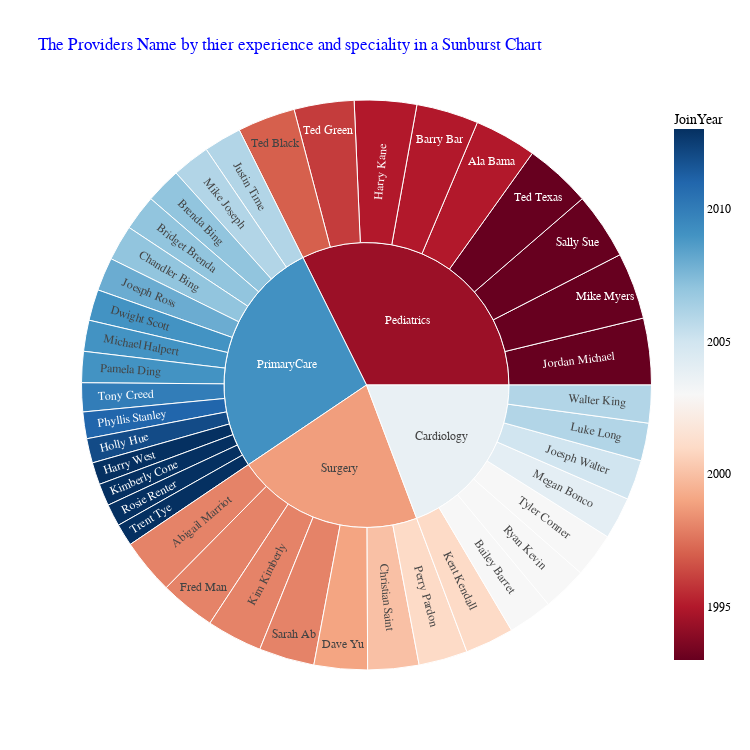

The code cell stored with this chart in its notebook:
### Code cell
ProvidersCopy= df_Providers.copy()
ProvidersCopy['JoinYear'] = ProvidersCopy['ProviderDateOnStaff'].dt.year
currentyear = datetime.now().year
ProvidersCopy['Experience'] = currentyear - ProvidersCopy['JoinYear']
ProvidersCopy

import plotly.express as px
fig = px.sunburst(ProvidersCopy,
                  path=["ProviderSpecialty","ProviderName"],
                  values='Experience',
                  title="The Providers Name by thier experience and speciality in a Sunburst Chart",
                  color="JoinYear",
                  color_continuous_scale='RdBu',
                  width=750, height=750)
fig.update_layout(
    font_family="Courier New",
    font_color="black",
    title_font_family="Times New Roman",
    title_font_color="blue",
    legend_title_font_color="red"
)
fig.update_xaxes(title_font_family="Arial")
fig.show()

### Figure 1 — Plotly figure (JSON) as saved in the notebook; plotly's stock layout.template omitted (floating-point values rounded to 4 significant figures)
{"data": [{"branchvalues": "total", "customdata": [[1998], [1995], [2003], [1995], [2007], [2007], [2007], [2000], [1999], [2009], [1998], [1995], [2013], [2012], [2008], [2005], [1993], [2006], [2001], [1998], [2013], [2006], [2004], [2009], [2006], [1993], [2009], [2001], [2011], [2013], [2003], [1993], [1998], [1997], [1996], [1993], [2010], [2013], [2003], [2006], [2004.0], [1994.0], [2009.0], [1999.0]], "domain": {"x": [0, 1], "y": [0, 1]}, "hovertemplate": "labels=%{label}<br>Experience=%{value}<br>parent=%{parent}<br>id=%{id}<br>JoinYear=%{color}<extra></extra>", "ids": ["Surgery/Abigail Marriot", "Pediatrics/Ala Bama", "Cardiology/Bailey Barret", "Pediatrics/Barry Bar", "PrimaryCare/Brenda Bing", "PrimaryCare/Bridget Brenda", "PrimaryCare/Chandler Bing", "Surgery/Christian Saint", "Surgery/Dave Yu", "PrimaryCare/Dwight Scott", "Surgery/Fred Man", "Pediatrics/Harry Kane", "PrimaryCare/Harry West", "PrimaryCare/Holly Hue", "PrimaryCare/Joesph Ross", "Cardiology/Joesph Walter", "Pediatrics/Jordan Michael", "PrimaryCare/Justin Time", "Cardiology/Kent Kendall", "Surgery/Kim Kimberly", "PrimaryCare/Kimberly Cone", "Cardiology/Luke Long", "Cardiology/Megan Bonco", "PrimaryCare/Michael Halpert", "PrimaryCare/Mike Joseph", "Pediatrics/Mike Myers", "PrimaryCare/Pamela Ding", "Surgery/Perry Pardon", "PrimaryCare/Phyllis Stanley", "PrimaryCare/Rosie Renter", "Cardiology/Ryan Kevin", "Pediatrics/Sally Sue", "Surgery/Sarah Ab", "Pediatrics/Ted Black", "Pediatrics/Ted Green", "Pediatrics/Ted Texas", "PrimaryCare/Tony Creed", "PrimaryCare/Trent Tye", "Cardiology/Tyler Conner", "Cardiology/Walter King", "Cardiology", "Pediatrics", "PrimaryCare", "Surgery"], "labels": ["Abigail Marriot", "Ala Bama", "Bailey Barret", "Barry Bar", "Brenda Bing", "Bridget Brenda", "Chandler Bing", "Christian Saint", "Dave Yu", "Dwight Scott", "Fred Man", "Harry Kane", "Harry West", "Holly Hue", "Joesph Ross", "Joesph Walter", "Jordan Michael", "Justin Time", "Kent Kendall", "Kim Kimberly", "Kimberly Cone", "Luke Long", "Megan Bonco", "Michael Halpert", "Mike Joseph", "Mike Myers", "Pamela Ding", "Perry Pardon", "Phyllis Stanley", "Rosie Renter", "Ryan Kevin", "Sally Sue", "Sarah Ab", "Ted Black", "Ted Green", "Ted Texas", "Tony Creed", "Trent Tye", "Tyler Conner", "Walter King", "Cardiology", "Pediatrics", "PrimaryCare", "Surgery"], "marker": {"coloraxis": "coloraxis", "colors": [1998, 1995, 2003, 1995, 2007, 2007, 2007, 2000, 1999, 2009, 1998, 1995, 2013, 2012, 2008, 2005, 1993, 2006, 2001, 1998, 2013, 2006, 2004, 2009, 2006, 1993, 2009, 2001, 2011, 2013, 2003, 1993, 1998, 1997, 1996, 1993, 2010, 2013, 2003, 2006, 2004.0, 1994.0, 2009.0, 1999.0]}, "name": "", "parents": ["Surgery", "Pediatrics", "Cardiology", "Pediatrics", "PrimaryCare", "PrimaryCare", "PrimaryCare", "Surgery", "Surgery", "PrimaryCare", "Surgery", "Pediatrics", "PrimaryCare", "PrimaryCare", "PrimaryCare", "Cardiology", "Pediatrics", "PrimaryCare", "Cardiology", "Surgery", "PrimaryCare", "Cardiology", "Cardiology", "PrimaryCare", "PrimaryCare", "Pediatrics", "PrimaryCare", "Surgery", "PrimaryCare", "PrimaryCare", "Cardiology", "Pediatrics", "Surgery", "Pediatrics", "Pediatrics", "Pediatrics", "PrimaryCare", "PrimaryCare", "Cardiology", "Cardiology", "", "", "", ""], "type": "sunburst", "values": [25, 28, 20, 28, 16, 16, 16, 23, 24, 14, 25, 28, 10, 11, 15, 18, 30, 17, 22, 25, 10, 17, 19, 14, 17, 30, 14, 22, 12, 10, 20, 30, 25, 26, 27, 30, 13, 10, 20, 17, 153, 257, 215, 169]}], "layout": {"coloraxis": {"colorbar": {"title": {"text": "JoinYear"}}, "colorscale": [[0, "rgb(103,0,31)"], [0.1, "rgb(178,24,43)"], [0.2, "rgb(214,96,77)"], [0.3, "rgb(244,165,130)"], [0.4, "rgb(253,219,199)"], [0.5, "rgb(247,247,247)"], [0.6, "rgb(209,229,240)"], [0.7, "rgb(146,197,222)"], [0.8, "rgb(67,147,195)"], [0.9, "rgb(33,102,172)"], [1, "rgb(5,48,97)"]]}, "font": {"color": "black", "family": "Courier New"}, "height": 750, "legend": {"title": {"font": {"color": "red"}}, "tracegroupgap": 0}, "title": {"font": {"color": "blue", "family": "Times New Roman"}, "text": "The Providers Name by thier experience and speciality in a Sunburst Chart"}, "width": 750, "xaxis": {"title": {"font": {"family": "Arial"}}}}}
